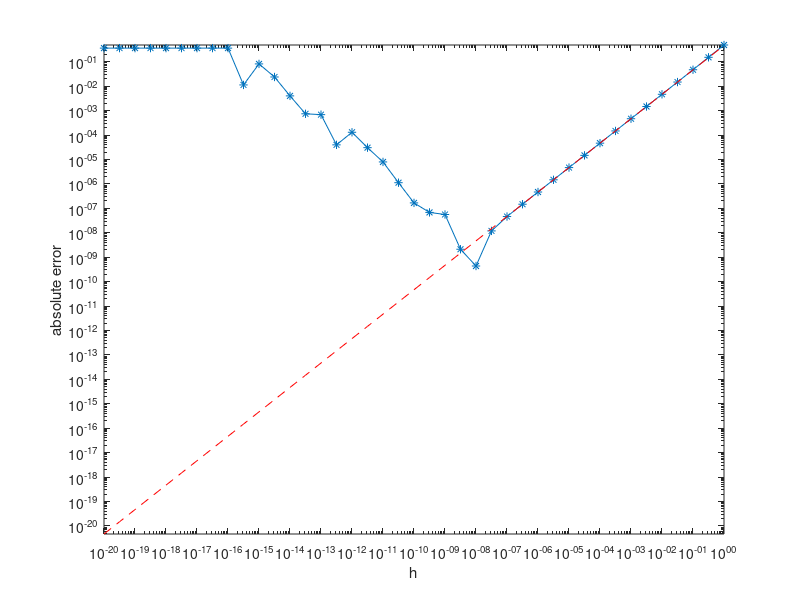

The MATLAB source for this figure:
clear

% compute the value of the point and exact derivative
x0  = 1.2;
f0  = sin(x0);
fp  = cos(x0);
fpp =-sin(x0);

% create a vector of h values to use
i  = -20:0.5:0;
h  = 10.^i;

% evaluate the discrete derivative approximation
dfp = (sin(x0+h)-f0) ./ h;

err = abs(fp - dfp);

% since f''(x) = -f(x) when f(x) = sin(x), this is calculating (h/2)*|f''(x)|
% which is the expected error
expected_error = (1/2)*abs(fpp)*h;

% plot the error and the expected error
loglog(h,err,'-*',h,expected_error,'r--');
xlabel('h');
ylabel('absolute error');
axis tight
